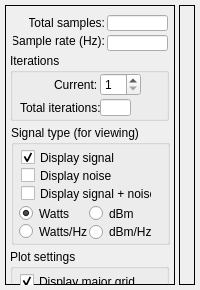
     <widget class="QWidget" name="tab_freq">
      <attribute name="title">
       <string>Frequency data</string>
      </attribute>
      <layout class="QGridLayout" name="gridLayout_3">
       <property name="leftMargin">
        <number>5</number>
       </property>
       <property name="topMargin">
        <number>5</number>
       </property>
       <property name="rightMargin">
        <number>5</number>
       </property>
       <property name="bottomMargin">
        <number>5</number>
       </property>
       <property name="horizontalSpacing">
        <number>4</number>
       </property>
       <item row="0" column="2">
        <widget class="QFrame" name="graphFrameFreq">
         <property name="sizePolicy">
          <sizepolicy hsizetype="Expanding" vsizetype="Expanding">
           <horstretch>0</horstretch>
           <verstretch>0</verstretch>
          </sizepolicy>
         </property>
         <property name="layoutDirection">
          <enum>Qt::LeftToRight</enum>
         </property>
         <property name="autoFillBackground">
          <bool>true</bool>
         </property>
         <property name="frameShape">
          <enum>QFrame::Box</enum>
         </property>
         <property name="frameShadow">
          <enum>QFrame::Plain</enum>
         </property>
         <property name="lineWidth">
          <number>1</number>
         </property>
         <property name="midLineWidth">
          <number>1</number>
         </property>
        </widget>
       </item>
       <item row="0" column="1">
        <widget class="QFrame" name="dataFrameFreq">
         <property name="sizePolicy">
          <sizepolicy hsizetype="Fixed" vsizetype="MinimumExpanding">
           <horstretch>0</horstretch>
           <verstretch>0</verstretch>
          </sizepolicy>
         </property>
         <property name="minimumSize">
          <size>
           <width>170</width>
           <height>280</height>
          </size>
         </property>
         <property name="autoFillBackground">
          <bool>true</bool>
         </property>
         <property name="frameShape">
          <enum>QFrame::Box</enum>
         </property>
         <property name="frameShadow">
          <enum>QFrame::Plain</enum>
         </property>
         <widget class="QLabel" name="label_2">
          <property name="geometry">
           <rect>
            <x>24</x>
            <y>10</y>
            <width>76</width>
            <height>16</height>
           </rect>
          </property>
          <property name="text">
           <string>Total samples:</string>
          </property>
          <property name="alignment">
           <set>Qt::AlignRight|Qt::AlignTrailing|Qt::AlignVCenter</set>
          </property>
         </widget>
         <widget class="QLineEdit" name="totalSamplesFreq">
          <property name="geometry">
           <rect>
            <x>102</x>
            <y>10</y>
            <width>61</width>
            <height>16</height>
           </rect>
          </property>
          <property name="readOnly">
           <bool>true</bool>
          </property>
         </widget>
         <widget class="QLineEdit" name="samplingRate">
          <property name="geometry">
           <rect>
            <x>102</x>
            <y>30</y>
            <width>61</width>
            <height>16</height>
           </rect>
          </property>
          <property name="readOnly">
           <bool>true</bool>
          </property>
         </widget>
         <widget class="QLabel" name="label_4">
          <property name="geometry">
           <rect>
            <x>8</x>
            <y>28</y>
            <width>92</width>
            <height>16</height>
           </rect>
          </property>
          <property name="text">
           <string>Sample rate (Hz):</string>
          </property>
          <property name="alignment">
           <set>Qt::AlignRight|Qt::AlignTrailing|Qt::AlignVCenter</set>
          </property>
         </widget>
         <widget class="QGroupBox" name="groupBox_3">
          <property name="geometry">
           <rect>
            <x>6</x>
            <y>120</y>
            <width>159</width>
            <height>120</height>
           </rect>
          </property>
          <property name="title">
           <string>Signal type (for viewing)</string>
          </property>
          <widget class="QCheckBox" name="signalCheckBoxFreq">
           <property name="geometry">
            <rect>
             <x>10</x>
             <y>24</y>
             <width>109</width>
             <height>17</height>
            </rect>
           </property>
           <property name="text">
            <string>Display signal</string>
           </property>
           <property name="checked">
            <bool>true</bool>
           </property>
          </widget>
          <widget class="QCheckBox" name="noiseCheckBoxFreq">
           <property name="geometry">
            <rect>
             <x>10</x>
             <y>42</y>
             <width>108</width>
             <height>17</height>
            </rect>
           </property>
           <property name="text">
            <string>Display noise</string>
           </property>
          </widget>
          <widget class="QCheckBox" name="sigandnoiseCheckBoxFreq">
           <property name="geometry">
            <rect>
             <x>10</x>
             <y>60</y>
             <width>131</width>
             <height>17</height>
            </rect>
           </property>
           <property name="text">
            <string>Display signal + noise</string>
           </property>
          </widget>
          <widget class="QRadioButton" name="radioButtonLinearFreq">
           <property name="geometry">
            <rect>
             <x>8</x>
             <y>80</y>
             <width>51</width>
             <height>17</height>
            </rect>
           </property>
           <property name="text">
            <string>Watts</string>
           </property>
           <property name="checked">
            <bool>true</bool>
           </property>
          </widget>
          <widget class="QRadioButton" name="radioButtonLogFreq">
           <property name="geometry">
            <rect>
             <x>78</x>
             <y>80</y>
             <width>46</width>
             <height>17</height>
            </rect>
           </property>
           <property name="text">
            <string>dBm</string>
           </property>
          </widget>
          <widget class="QRadioButton" name="radioButtonLogFreqSpectral">
           <property name="geometry">
            <rect>
             <x>78</x>
             <y>96</y>
             <width>68</width>
             <height>22</height>
            </rect>
           </property>
           <property name="text">
            <string>dBm/Hz</string>
           </property>
           <property name="checked">
            <bool>false</bool>
           </property>
          </widget>
          <widget class="QRadioButton" name="radioButtonLinearFreqSpectral">
           <property name="geometry">
            <rect>
             <x>8</x>
             <y>98</y>
             <width>68</width>
             <height>17</height>
            </rect>
           </property>
           <property name="text">
            <string>Watts/Hz</string>
           </property>
           <property name="checked">
            <bool>false</bool>
           </property>
          </widget>
         </widget>
         <widget class="QGroupBox" name="groupBox_4">
          <property name="geometry">
           <rect>
            <x>5</x>
            <y>48</y>
            <width>159</width>
            <height>68</height>
           </rect>
          </property>
          <property name="title">
           <string>Iterations</string>
          </property>
          <widget class="QLabel" name="label_10">
           <property name="geometry">
            <rect>
             <x>44</x>
             <y>24</y>
             <width>46</width>
             <height>16</height>
            </rect>
           </property>
           <property name="text">
            <string>Current:</string>
           </property>
          </widget>
          <widget class="QLabel" name="label_11">
           <property name="geometry">
            <rect>
             <x>10</x>
             <y>44</y>
             <width>81</width>
             <height>21</height>
            </rect>
           </property>
           <property name="text">
            <string>Total iterations:</string>
           </property>
          </widget>
          <widget class="QSpinBox" name="spinBoxFreq">
           <property name="geometry">
            <rect>
             <x>90</x>
             <y>20</y>
             <width>41</width>
             <height>23</height>
            </rect>
           </property>
           <property name="readOnly">
            <bool>false</bool>
           </property>
           <property name="suffix">
            <string/>
           </property>
           <property name="minimum">
            <number>1</number>
           </property>
           <property name="maximum">
            <number>100</number>
           </property>
          </widget>
          <widget class="QLineEdit" name="totalIterationsFreq">
           <property name="geometry">
            <rect>
             <x>90</x>
             <y>46</y>
             <width>31</width>
             <height>17</height>
            </rect>
           </property>
           <property name="readOnly">
            <bool>true</bool>
           </property>
          </widget>
         </widget>
         <widget class="QGroupBox" name="groupBox_6">
          <property name="geometry">
           <rect>
            <x>5</x>
            <y>244</y>
            <width>159</width>
            <height>81</height>
           </rect>
          </property>
          <property name="title">
           <string>Plot settings</string>
          </property>
          <widget class="QCheckBox" name="checkBoxMajorGridFreq">
           <property name="geometry">
            <rect>
             <x>10</x>
             <y>24</y>
             <width>123</width>
             <height>17</height>
            </rect>
           </property>
           <property name="text">
            <string>Display major grid</string>
           </property>
           <property name="checked">
            <bool>true</bool>
           </property>
          </widget>
          <widget class="QCheckBox" name="checkBoxMinorGridFreq">
           <property name="geometry">
            <rect>
             <x>10</x>
             <y>42</y>
             <width>125</width>
             <height>17</height>
            </rect>
           </property>
           <property name="text">
            <string>Display minor grid</string>
           </property>
           <property name="checked">
            <bool>true</bool>
           </property>
          </widget>
          <widget class="QCheckBox" name="checkBoxLegendFreq">
           <property name="geometry">
            <rect>
             <x>10</x>
             <y>60</y>
             <width>111</width>
             <height>17</height>
            </rect>
           </property>
           <property name="text">
            <string>Display legend</string>
           </property>
           <property name="checked">
            <bool>false</bool>
           </property>
          </widget>
         </widget>
         <widget class="QGroupBox" name="groupBox_8">
          <property name="geometry">
           <rect>
            <x>5</x>
            <y>428</y>
            <width>159</width>
            <height>125</height>
           </rect>
          </property>
          <property name="title">
           <string>Freq axis settings</string>
          </property>
          <widget class="QLineEdit" name="minFreq">
           <property name="geometry">
            <rect>
             <x>74</x>
             <y>54</y>
             <width>61</width>
             <height>16</height>
            </rect>
           </property>
          </widget>
          <widget class="QLineEdit" name="maxFreq">
           <property name="geometry">
            <rect>
             <x>74</x>
             <y>74</y>
             <width>61</width>
             <height>16</height>
            </rect>
           </property>
          </widget>
          <widget class="QLabel" name="label_12">
           <property name="geometry">
            <rect>
             <x>7</x>
             <y>52</y>
             <width>59</width>
             <height>20</height>
            </rect>
           </property>
           <property name="text">
            <string>Freq (min):</string>
           </property>
           <property name="alignment">
            <set>Qt::AlignRight|Qt::AlignTrailing|Qt::AlignVCenter</set>
           </property>
          </widget>
          <widget class="QLabel" name="label_13">
           <property name="geometry">
            <rect>
             <x>5</x>
             <y>70</y>
             <width>61</width>
             <height>20</height>
            </rect>
           </property>
           <property name="text">
            <string>Freq (max):</string>
           </property>
           <property name="alignment">
            <set>Qt::AlignRight|Qt::AlignTrailing|Qt::AlignVCenter</set>
           </property>
          </widget>
          <widget class="QPushButton" name="actionFreqWindow">
           <property name="geometry">
            <rect>
             <x>38</x>
             <y>98</y>
             <width>75</width>
             <height>21</height>
            </rect>
           </property>
           <property name="text">
            <string>Apply</string>
           </property>
          </widget>
          <widget class="QCheckBox" name="checkBoxDisplayNegFreq">
           <property name="geometry">
            <rect>
             <x>10</x>
             <y>26</y>
             <width>146</width>
             <height>17</height>
            </rect>
           </property>
           <property name="text">
            <string>Display neg. frequencies</string>
           </property>
           <property name="checked">
            <bool>false</bool>
           </property>
          </widget>
          <widget class="Line" name="line">
           <property name="geometry">
            <rect>
             <x>6</x>
             <y>40</y>
             <width>146</width>
             <height>16</height>
            </rect>
           </property>
           <property name="orientation">
            <enum>Qt::Horizontal</enum>
           </property>
          </widget>
         </widget>
         <widget class="QGroupBox" name="groupBox_29">
          <property name="geometry">
           <rect>
            <x>4</x>
            <y>330</y>
            <width>163</width>
            <height>92</height>
           </rect>
          </property>
          <property name="title">
           <string>Y-axis min/max settings</string>
          </property>
          <widget class="QLineEdit" name="startYAxisFreq">
           <property name="geometry">
            <rect>
             <x>98</x>
             <y>24</y>
             <width>61</width>
             <height>16</height>
            </rect>
           </property>
          </widget>
          <widget class="QLineEdit" name="endYAxisFreq">
           <property name="geometry">
            <rect>
             <x>98</x>
             <y>44</y>
             <width>61</width>
             <height>16</height>
            </rect>
           </property>
          </widget>
          <widget class="QLabel" name="label_31">
           <property name="geometry">
            <rect>
             <x>20</x>
             <y>20</y>
             <width>74</width>
             <height>20</height>
            </rect>
           </property>
           <property name="text">
            <string>Start value:</string>
           </property>
           <property name="alignment">
            <set>Qt::AlignRight|Qt::AlignTrailing|Qt::AlignVCenter</set>
           </property>
          </widget>
          <widget class="QLabel" name="label_32">
           <property name="geometry">
            <rect>
             <x>18</x>
             <y>40</y>
             <width>77</width>
             <height>20</height>
            </rect>
           </property>
           <property name="text">
            <string>End value:</string>
           </property>
           <property name="alignment">
            <set>Qt::AlignRight|Qt::AlignTrailing|Qt::AlignVCenter</set>
           </property>
          </widget>
          <widget class="QPushButton" name="actionFreqWindowYAxis">
           <property name="geometry">
            <rect>
             <x>42</x>
             <y>64</y>
             <width>75</width>
             <height>21</height>
            </rect>
           </property>
           <property name="text">
            <string>Apply</string>
           </property>
          </widget>
         </widget>
        </widget>
       </item>
      </layout>
     </widget>
